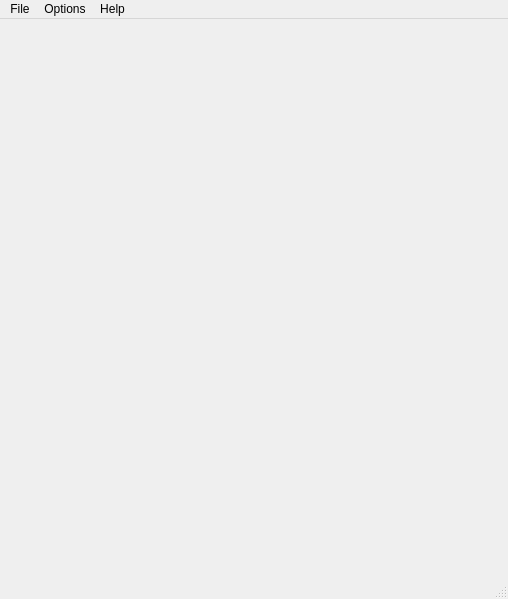
<ui version="4.0" >
 <class>IgSettingsEditorMainWindow</class>
 <widget class="QMainWindow" name="IgSettingsEditorMainWindow" >
  <property name="geometry" >
   <rect>
    <x>0</x>
    <y>0</y>
    <width>508</width>
    <height>599</height>
   </rect>
  </property>
  <property name="windowTitle" >
   <string>Application Settings Editor</string>
  </property>
  <widget class="QWidget" name="centralwidget" />
  <widget class="QMenuBar" name="menubar" >
   <property name="geometry" >
    <rect>
     <x>0</x>
     <y>0</y>
     <width>508</width>
     <height>25</height>
    </rect>
   </property>
   <widget class="QMenu" name="menuFile" >
    <property name="title" >
     <string>File</string>
    </property>
    <addaction name="actionOpen_Settings" />
    <addaction name="actionOpen_INI_File" />
    <addaction name="actionOpen_Mac_Property_List" />
    <addaction name="actionOpen_Windows_Registry_Path" />
    <addaction name="actionRefresh" />
    <addaction name="separator" />
    <addaction name="actionClose" />
   </widget>
   <widget class="QMenu" name="menuOptions" >
    <property name="title" >
     <string>Options</string>
    </property>
    <addaction name="actionAuto_Refresh" />
    <addaction name="actionFallback" />
   </widget>
   <widget class="QMenu" name="menuHelp" >
    <property name="title" >
     <string>Help</string>
    </property>
    <addaction name="actionAbout" />
   </widget>
   <addaction name="menuFile" />
   <addaction name="menuOptions" />
   <addaction name="menuHelp" />
  </widget>
  <widget class="QStatusBar" name="statusbar" />
  <action name="actionClose" >
   <property name="text" >
    <string>Close</string>
   </property>
  </action>
  <action name="actionOpen_Settings" >
   <property name="text" >
    <string>Open Application Settings...</string>
   </property>
  </action>
  <action name="actionOpen_INI_File" >
   <property name="text" >
    <string>Open INI File...</string>
   </property>
  </action>
  <action name="actionOpen_Mac_Property_List" >
   <property name="text" >
    <string>Open Mac Property List...</string>
   </property>
  </action>
  <action name="actionOpen_Windows_Registry_Path" >
   <property name="text" >
    <string>Open Windows Registry Path...</string>
   </property>
  </action>
  <action name="actionRefresh" >
   <property name="text" >
    <string>Refresh</string>
   </property>
  </action>
  <action name="actionAuto_Refresh" >
   <property name="checkable" >
    <bool>true</bool>
   </property>
   <property name="checked" >
    <bool>true</bool>
   </property>
   <property name="text" >
    <string>Auto-Refresh</string>
   </property>
  </action>
  <action name="actionFallback" >
   <property name="checkable" >
    <bool>true</bool>
   </property>
   <property name="checked" >
    <bool>true</bool>
   </property>
   <property name="text" >
    <string>Fallback</string>
   </property>
  </action>
  <action name="actionAbout" >
   <property name="text" >
    <string>About</string>
   </property>
  </action>
 </widget>
 <resources/>
 <connections>
  <connection>
   <sender>actionClose</sender>
   <signal>triggered()</signal>
   <receiver>IgSettingsEditorMainWindow</receiver>
   <slot>hide()</slot>
   <hints>
    <hint type="sourcelabel" >
     <x>-1</x>
     <y>-1</y>
    </hint>
    <hint type="destinationlabel" >
     <x>253</x>
     <y>299</y>
    </hint>
   </hints>
  </connection>
  <connection>
   <sender>actionAbout</sender>
   <signal>triggered()</signal>
   <receiver>IgSettingsEditorMainWindow</receiver>
   <slot>about()</slot>
   <hints>
    <hint type="sourcelabel" >
     <x>-1</x>
     <y>-1</y>
    </hint>
    <hint type="destinationlabel" >
     <x>253</x>
     <y>299</y>
    </hint>
   </hints>
  </connection>
 </connections>
 <slots>
  <slot>setAutoRefresh(bool)</slot>
  <slot>setFallbacksEnable(bool)</slot>
  <slot>about()</slot>
 </slots>
</ui>
